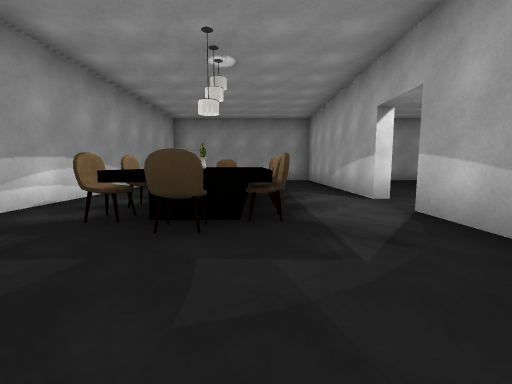
[1] (above)

24 first-person views from a walk through a Unity game level. The camera is 1.2 m above the floor, tilts 6° down and sees 90° across. The floor is counted in squares, 2 m on a side. Each view is taken from the middle of a square. On the plan, view 1 faces up. The plan holds only what a view shows up to about 9 squares ahead; the rest is blank. The place goes on beyond the plan. The player is left out. Door leaves are left out, so doorways stand open. Surface patterns are stand-ins for the level's own textures.

[2]
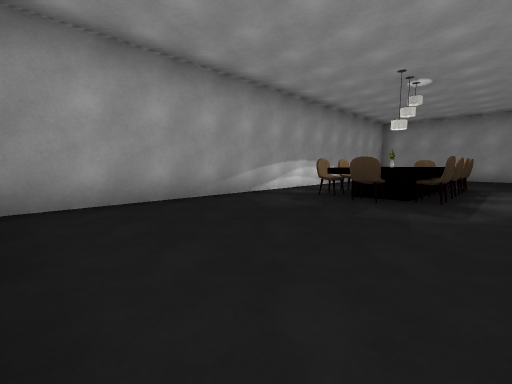

[3]
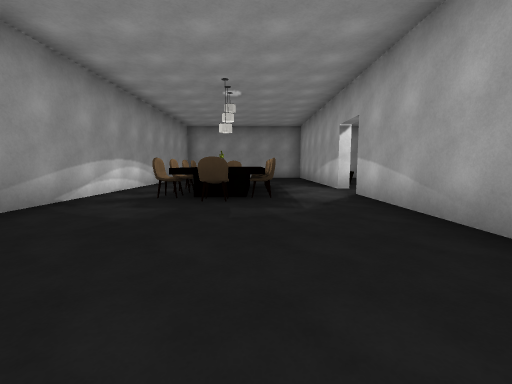

[4]
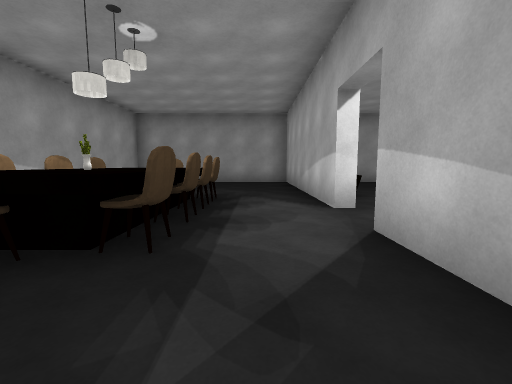

[5]
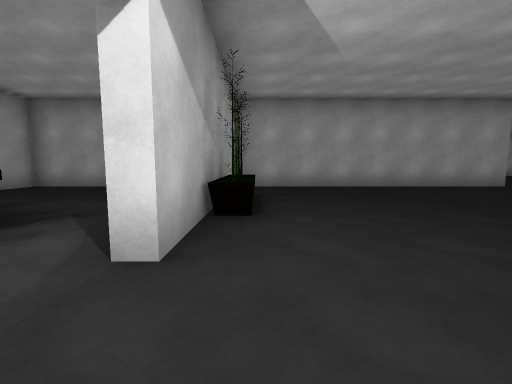

[6]
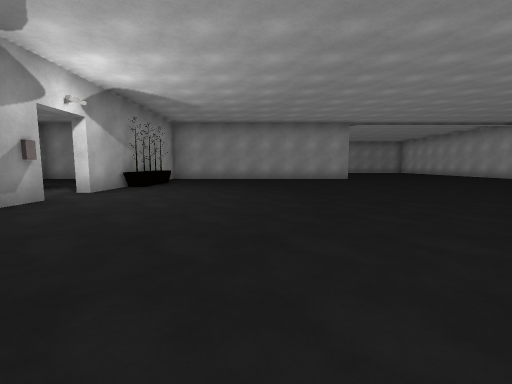

[7]
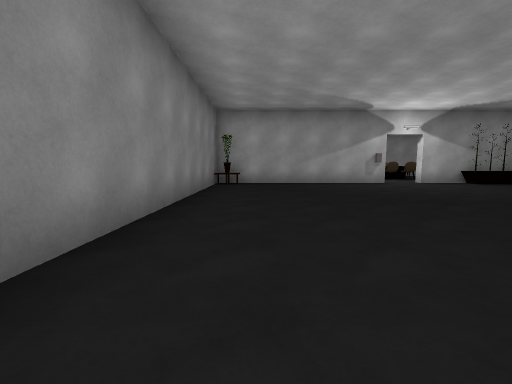

[8]
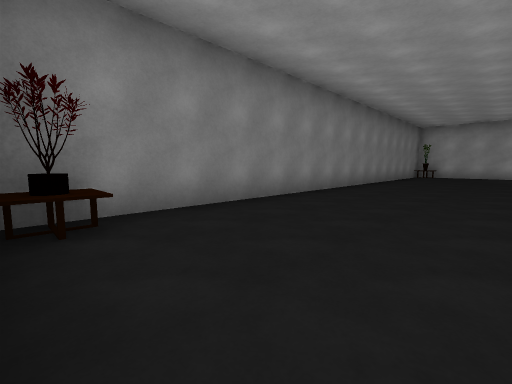

[9]
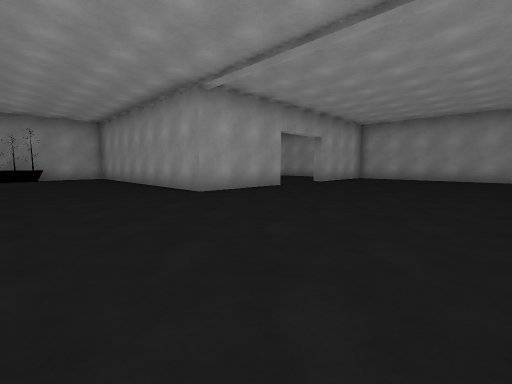

[10]
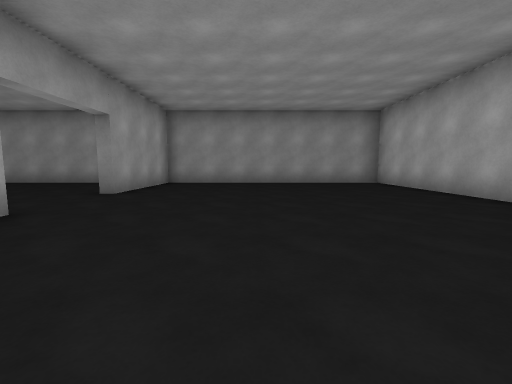

[11]
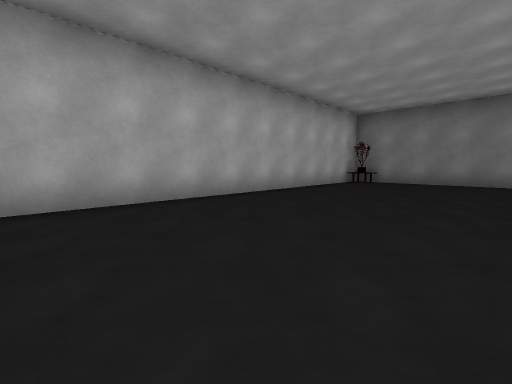

[12]
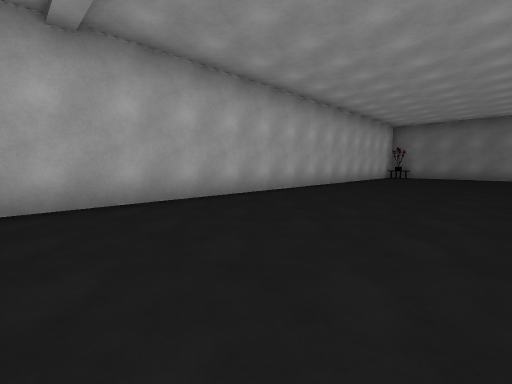

[13]
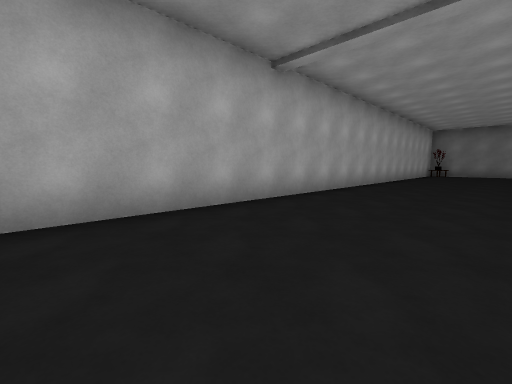

[14]
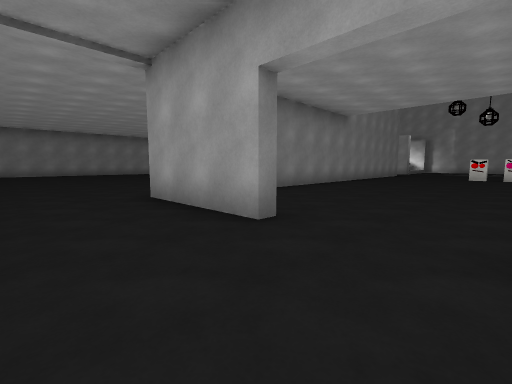

[15]
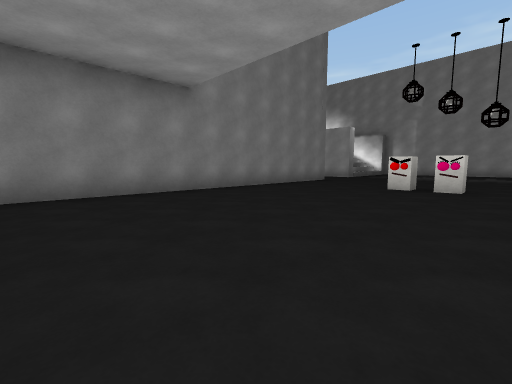

[16]
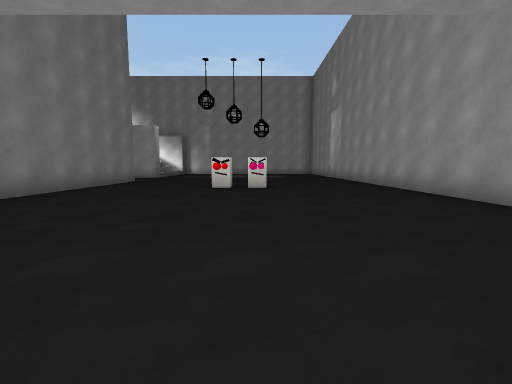

[17]
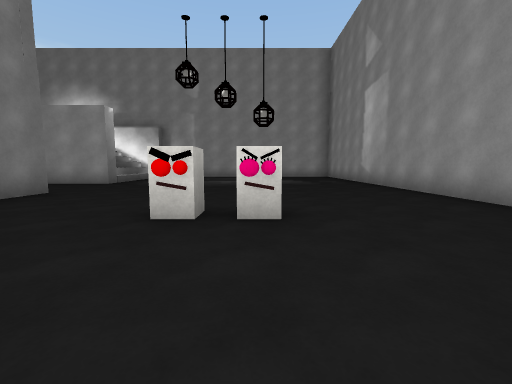

[18]
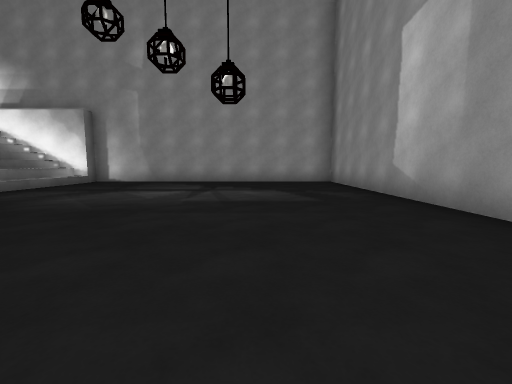

[19]
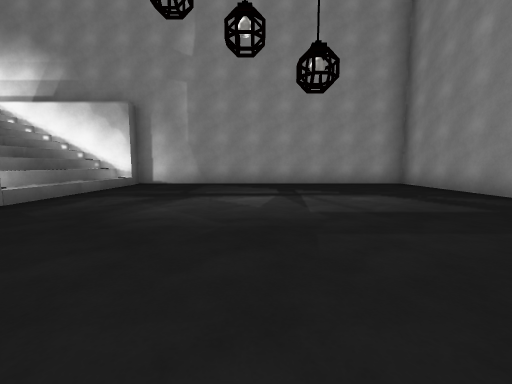

[20]
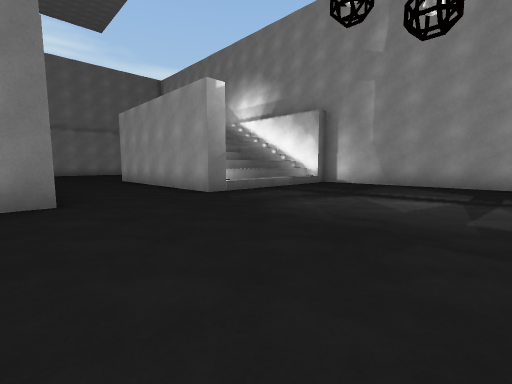

[21]
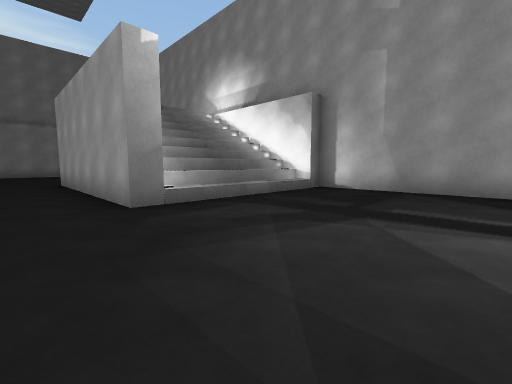

[22]
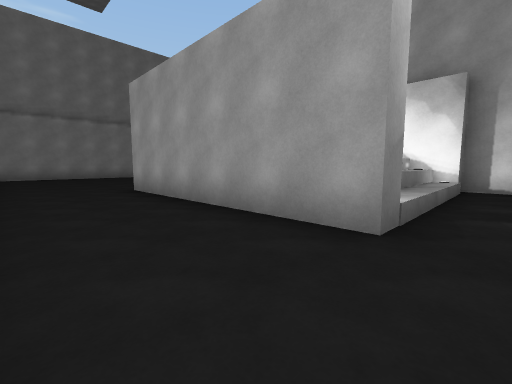

[23]
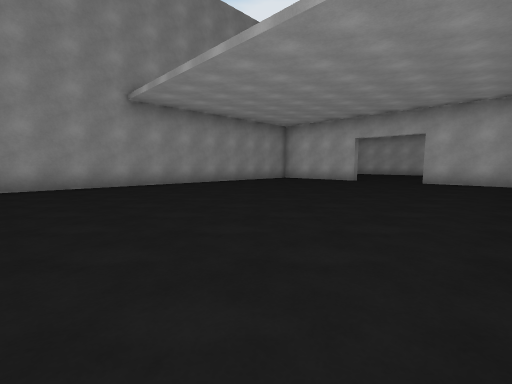

[24]
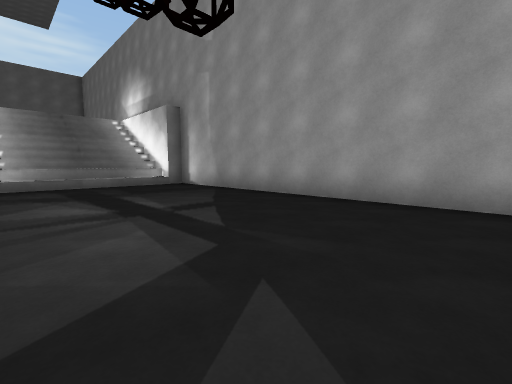

### Floor plan
Key: @ floor where view 1 was taken; # wall or solid block; . floor; / step, stairs or slope; D open door; ^ raised ledge; C chair; P plant; O other object.
Columns run from 12 left of view 1 to 18 right of it. Each row starts with its distance up from view 1.
 19 ###############################
 18 #.................... #.......#
 17 #.....................#.......#
 16 #.....................#.......#
 15 #..........O..................#
 14 #..........O..................#
 13 #.....................#.......#
 12 #.....................#.......#
 11 #.....................#.......#
 10 ##////#..##############.......#
  9  #//// ..#....#...............#
  8  #/////..#....#O..............#
  7  #/////..#....#O..............#
  6  ^////...#.O..#O..............#
  5       /..#COC.#...............#
  4       ...#CPC.D...............#
  3      ....#COC.O...............#
  2      ....D.C..#.......   .....#
  1      ....#....#...............#
  0       ...#..@.#...............#
 -1        ..#....#O.............O#
 -2          #....#O.............O
 -3                 #############

Where each view was taken, in squares from view 1:
view 1: 0 up, 0 right, facing up
view 2: 2 down, 1 right, facing up-left
view 3: 2 down, 0 right, facing up
view 4: 1 up, 1 right, facing up
view 5: 3 up, 3 right, facing up
view 6: 1 down, 6 right, facing up
view 7: 1 down, 11 right, facing left
view 8: 1 up, 17 right, facing down-left
view 9: 7 up, 15 right, facing up-left
view 10: 10 up, 13 right, facing up
view 11: 7 up, 13 right, facing down-right
view 12: 11 up, 13 right, facing down-right
view 13: 14 up, 14 right, facing down-right
view 14: 15 up, 12 right, facing down-left
view 15: 16 up, 6 right, facing down-left
view 16: 15 up, 6 right, facing left
view 17: 15 up, 2 right, facing left
view 18: 16 up, 2 left, facing left
view 19: 14 up, 3 left, facing left
view 20: 15 up, 3 left, facing down-left
view 21: 14 up, 5 left, facing down-left
view 22: 11 up, 4 left, facing down-left
view 23: 11 up, 0 right, facing up-right
view 24: 18 up, 7 left, facing down-left
